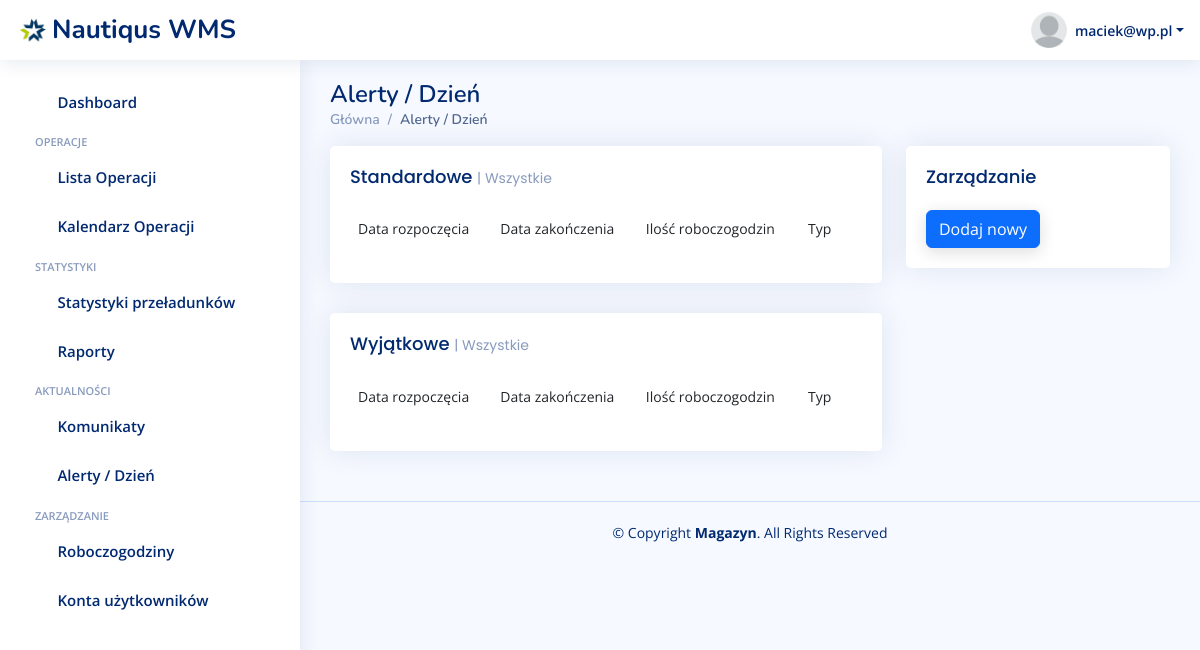
Before: /roboczogodziny (signed in) with the older database file.
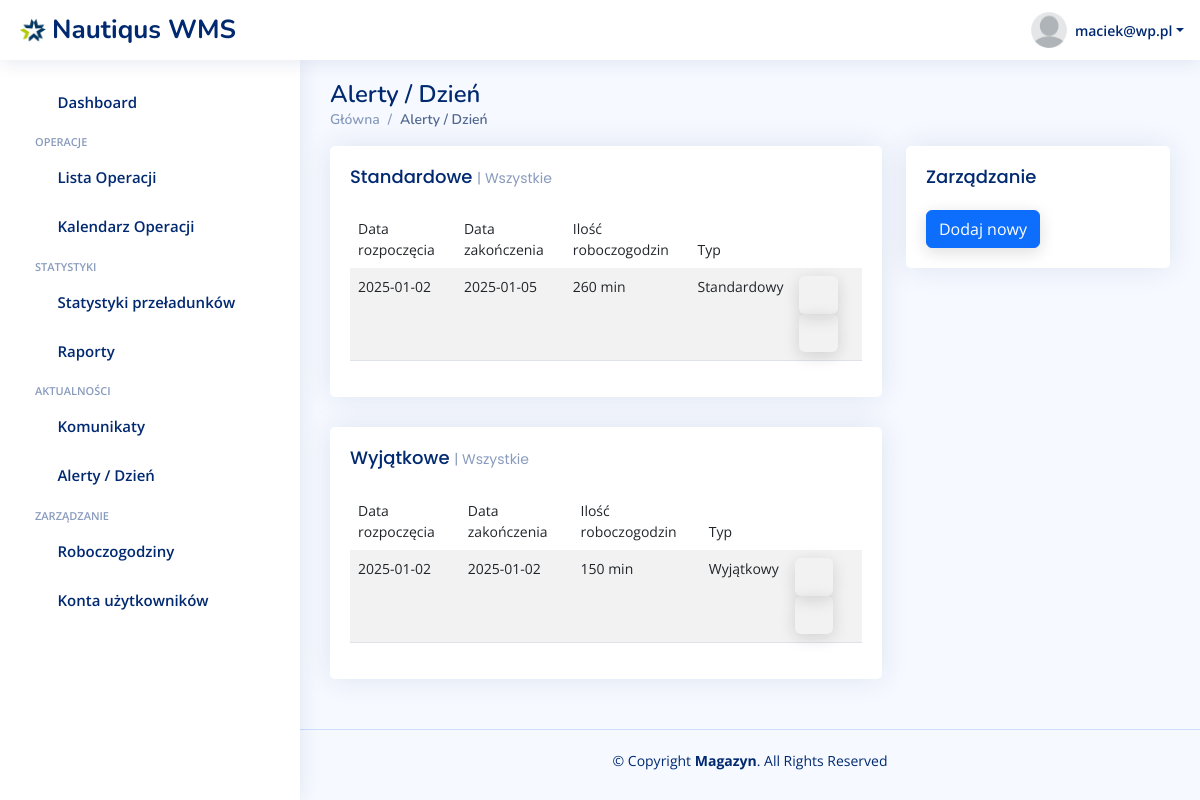
After: the same page with the newer database file.
### warehouse/models.py (models this page shows)
class ManHour(models.Model):
    MAN_HOUR_TYPE_CHOICES = [
        ('standard', 'Standardowy'),
        ('exceptional', 'Wyjątkowy'),
    ]
    minutes_amount = models.IntegerField()
    start_date = models.DateField()
    end_date = models.DateField()
    man_hour_type = models.CharField(
        max_length=20,
        choices=MAN_HOUR_TYPE_CHOICES,
        verbose_name="man_hour_type",
        default='standard',
    )

### warehouse/views.py (the view)
# urls.py: path('roboczogodziny', views.man_hours, name='man-hours'),
@login_required
def man_hours(request):
    man_hours_standard = ManHour.objects.filter(man_hour_type='standard').order_by('-start_date')
    man_hours_exceptional = ManHour.objects.filter(man_hour_type='exceptional').order_by('-start_date')
    context = {'man_hours_standard': man_hours_standard,
               'man_hours_exceptional': man_hours_exceptional,
               }
    return render(request, 'warehouse/man-hours.html', context)

### warehouse/templates/warehouse/man-hours.html (shortened to what the changed rows need)
{% extends 'base.html' %}
{% load static %}
{% static "" as staticUrl %}
{% block content %}
<main id="main" class="main">
    <div class="pagetitle">
        <h1>Alerty / Dzień</h1>
    </div>
    <section class="section dashboard">
        <div class="row">
            <div class="col-lg-8">
                <div class="row">
                    <div class="col-12">
                        <div class="card recent-sales ">
                            <div class="card-body">
                                <table class="table table-striped">
                                  <thead>
                                    <tr class="bg-white">
                                      <th scope="col">Data rozpoczęcia</th>
                                      <th scope="col">Data zakończenia</th>
                                      <th scope="col">Ilość roboczogodzin</th>
                                      <th scope="col">Typ</th>
                                      <th scope="col"></th>
                                    </tr>
                                  </thead>
                                  <tbody>
                                  {% for man_hour in man_hours_standard %}
                                    <tr>
                                      <th scope="row">{{ man_hour.start_date|date:"Y-m-d" }}</th>
                                      <th scope="row">{{ man_hour.end_date|date:"Y-m-d" }}</th>
                                      <th scope="row">{{ man_hour.minutes_amount }} min</th>
                                      <th scope="row">{{ man_hour.get_man_hour_type_display }}</th>
                                        <td>
                                            <a data-bs-toggle="modal" data-bs-target="#exampleModal-{{ man_hour.id }}" class="btn "><i class="bi bi-pencil-square"></i></a>
                                            <a href="/roboczogodziny/usun/{{ man_hour.pk }}" class="btn "><i class="bi bi-trash"></i></a>
                                        </td>
                                    </tr>
                                  {% endfor %}
                                  </tbody>
                                </table>
                            </div>
                        </div>
                    </div>
                    <div class="col-12">
                        <div class="card recent-sales ">
                            <div class="card-body">
                                <table class="table table-striped">
                                  <thead>
                                    <tr class="bg-white">
                                      <th scope="col">Data rozpoczęcia</th>
                                      <th scope="col">Data zakończenia</th>
                                      <th scope="col">Ilość roboczogodzin</th>
                                      <th scope="col">Typ</th>
                                      <th scope="col"></th>
                                    </tr>
                                  </thead>
                                  <tbody>
                                  {% for man_hour in man_hours_exceptional %}
                                    <tr>
                                      <th scope="row">{{ man_hour.start_date|date:"Y-m-d" }}</th>
                                      <th scope="row">{{ man_hour.end_date|date:"Y-m-d" }}</th>
                                      <th scope="row">{{ man_hour.minutes_amount }} min</th>
                                      <th scope="row">{{ man_hour.get_man_hour_type_display }}</th>
                                        <td>
                                            <a data-bs-toggle="modal" data-bs-target="#exampleModal-{{ man_hour.id }}" class="btn "><i class="bi bi-pencil-square"></i></a>
                                            <a href="/roboczogodziny/usun/{{ man_hour.pk }}" class="btn "><i class="bi bi-trash"></i></a>
                                        </td>
                                    </tr>
                                  {% endfor %}
                                  </tbody>
                                </table>
                            </div>
                        </div>
                    </div>
                </div>
            </div>
        </div>
    </section>
</main>
{% endblock %}

Changed rows visible on the page:
added ManHour: start_date "2025-01-02", end_date "2025-01-05", minutes_amount "260", man_hour_type "Standardowy", shown under "Standardowe | Wszystkie"
added ManHour: start_date "2025-01-02", end_date "2025-01-02", minutes_amount "150", man_hour_type "Wyjątkowy", shown under "Wyjątkowe | Wszystkie"
